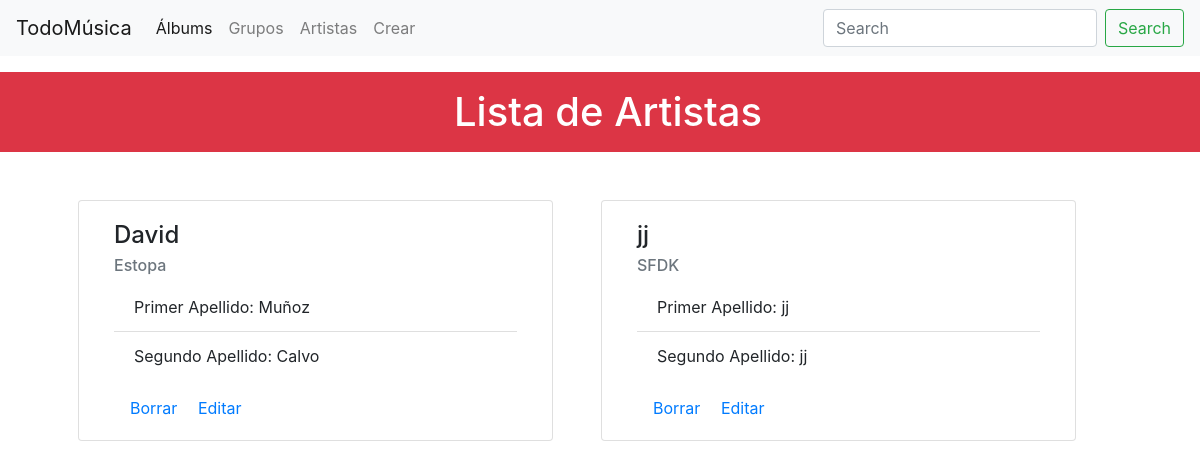
Page /artistas/ on the committed database.
### miAplicacion/models.py (models this page shows)
class Artista(models.Model):
    nombre = models.CharField(max_length=50, blank=False)
    apellido1 = models.CharField(max_length=50, blank=False)
    apellido2 = models.CharField(max_length=50, blank=False)
    grupo_id = models.ForeignKey(Grupo_Musical, on_delete=models.CASCADE)

class Grupo_Musical(models.Model):
    nombreGrupo = models.CharField(max_length=50, blank=False)
    estiloMusica = models.CharField(max_length=50)
    fecha_creacion = models.DateField(blank=False)
    fecha_disolucion = models.DateField(null=True, blank=True, default=None)

### miAplicacion/views.py (the view)
# urls.py: path('artistas/',artistasView,name='artistas'),
def artistasView(request):
    allArtistas = Artista.objects.all()
    context = {'allArtistas': allArtistas}
    return render(request,"artistas.html",context)

### templates/artistas.html (shortened to what this page needs)
{% include "header.html" %}
<!DOCTYPE html>
<html lang="en">
<head>
    {% load static %}
    <link rel="stylesheet" href="{% static 'css/miEstilo.css' %}">
</head>
<body class="body1">
    <div class="container-fluid bg-danger">
        <h1 class="mt-3 ml-3 pt-3 pb-3 text-center text-white">Lista de Artistas</h1>
    </div>
<div class="container mt-5">
    <div class="row">
    {% for artista in allArtistas %}
        <div class="card ml-5 mb-5 col-5" style="width: 18rem;">
          <div class="card-body ">
            <h4 class="card-title">{{ artista.nombre}}</h4>
            <h6 class="card-subtitle mb-2 text-muted">{{ artista.grupo_id.nombreGrupo}}</h6>
              <ul class="list-group list-group-flush mb-3">
                  <li class="list-group-item ">Primer Apellido: {{ artista.apellido1 }}</li>
                  <li class="list-group-item ">Segundo Apellido: {{ artista.apellido2}}</li>
                  </ul>
            <a href="/borrarArtista/{{artista.id}}" class="card-link ml-3">Borrar </a>
            <a href="/editarArtista/{{ artista.id }}" class="card-link ml-3 ">Editar</a>
          </div>
        </div>
    {% endfor %}
    </div>
</div>
</body>
</html>

### static/css/miEstilo.css (style rules this page uses)
.body1 { background-image: url("http://1.bp.blogspot.com/-AY-p9btnK_w/Tk6_jyALVpI/AAAAAAAAAJA/1sSkBBmhvXM/s1600/Michael_Jackson_songs_High_definition_wallpaper.jpg"); }

### rows in the picture
Artista: nombre "David", grupo_id.nombreGrupo "Estopa", apellido1 "Muñoz", apellido2 "Calvo"
Artista: nombre "jj", grupo_id.nombreGrupo "SFDK", apellido1 "jj", apellido2 "jj"
